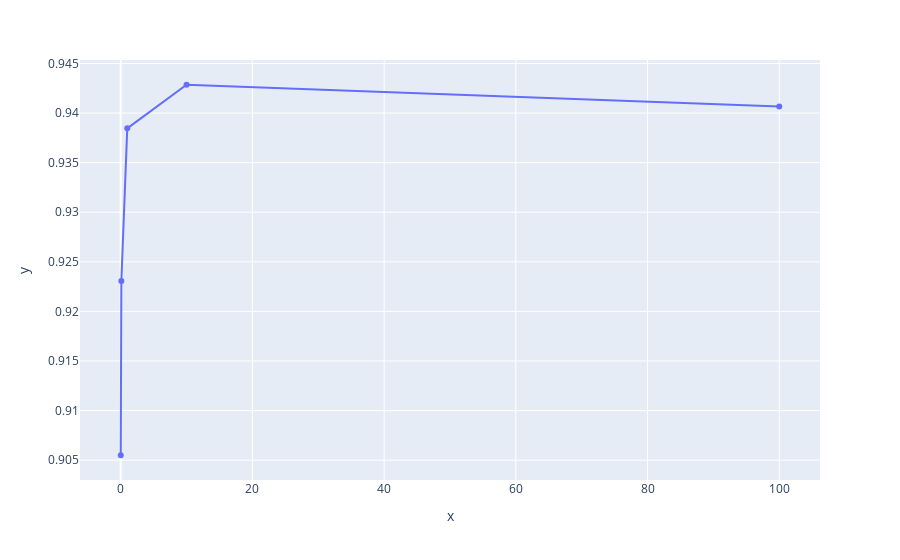

Notebook code for this chart:
### Code cell
scores=[]
for c in [0.01, 0.1, 1, 10, 100]:
    pipe2 = Pipeline([('scaler', RobustScaler()), ('log', LogisticRegression(C=c))])
    scores_ = cross_val_score(pipe2, X_train, y_train, cv=5)
    scores.append(np.mean(scores_))

px.line(x=[0.01, 0.1, 1, 10, 100], y=scores, markers=True)

### Figure 1 — Plotly figure (JSON) as saved in the notebook; plotly's stock layout.template omitted (floating-point values rounded to 4 significant figures)
{"data": [{"hovertemplate": "x=%{x}<br>y=%{y}<extra></extra>", "legendgroup": "", "line": {"color": "#636efa", "dash": "solid"}, "marker": {"symbol": "circle"}, "mode": "lines+markers", "name": "", "orientation": "v", "showlegend": false, "type": "scatter", "x": [0.01, 0.1, 1, 10, 100], "xaxis": "x", "y": [0.9055, 0.9231, 0.9385, 0.9429, 0.9407], "yaxis": "y"}], "layout": {"legend": {"tracegroupgap": 0}, "margin": {"t": 60}, "xaxis": {"anchor": "y", "domain": [0, 1], "title": {"text": "x"}}, "yaxis": {"anchor": "x", "domain": [0, 1], "title": {"text": "y"}}}}
